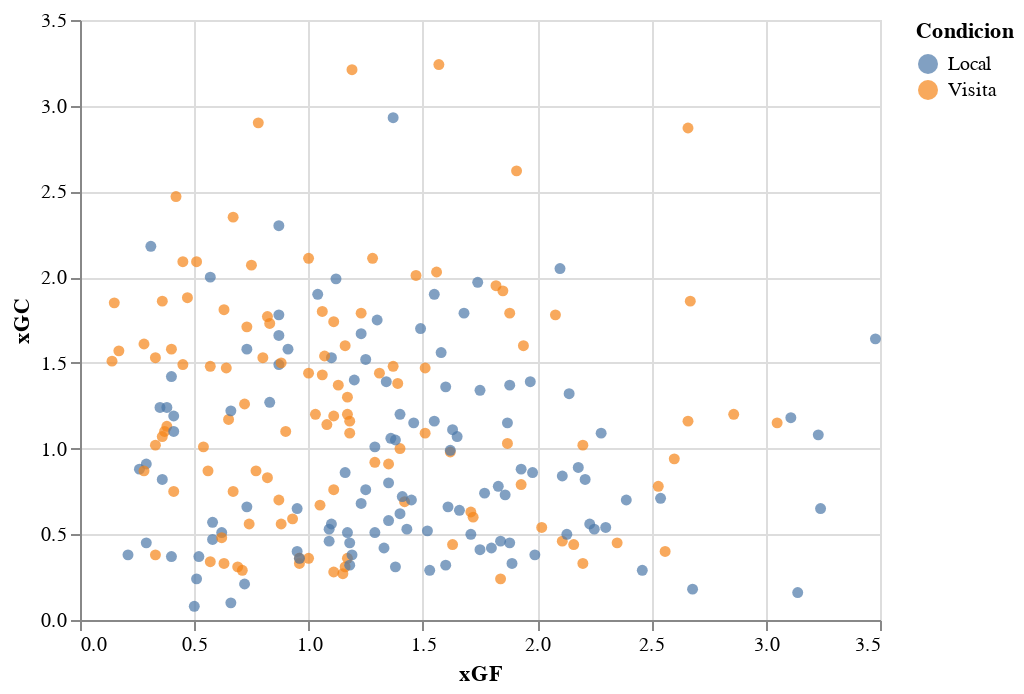

Notebook code cell kept with this figure:
### Markdown cell above
### Diagrama de dispersión
Basado en la probabilidad de que un disparo sea anotación, se comparan las siguientes variables usando diagrama de dispersión:

- xGF: Probabilidad acumulada de que los disparos de Cruz Azul terminen en gol 
- xGC: Probabilidad acumulada de que los disparos rivales terminen en gol

Página con ejemplo original de altair:
- [Simple Scatter Plot with Tooltips](https://altair-viz.github.io/gallery/scatter_tooltips.html)

### Code cell
# gráfica básica
alt.Chart(df_cruzazul).mark_circle().encode(
    x="xGF:Q",
    y='xGC:Q',
    color="Condicion:N",
)

### Figure 1 — Vega-Lite specification as saved in the notebook (floating-point values rounded to 4 significant figures; data arrays with more than 128 entries replaced by an {"elided": "..."} marker saying what was removed)
{"$schema": "https://vega.github.io/schema/vega-lite/v4.17.0.json", "config": {"view": {"continuousHeight": 300, "continuousWidth": 400}}, "data": {"name": "data-a9677f9b126812339cd6c1ae04f9fb00"}, "datasets": {"data-a9677f9b126812339cd6c1ae04f9fb00": {"elided": "229 records"}}, "encoding": {"color": {"field": "Condicion", "type": "nominal"}, "x": {"field": "xGF", "type": "quantitative"}, "y": {"field": "xGC", "type": "quantitative"}}, "mark": "circle"}
